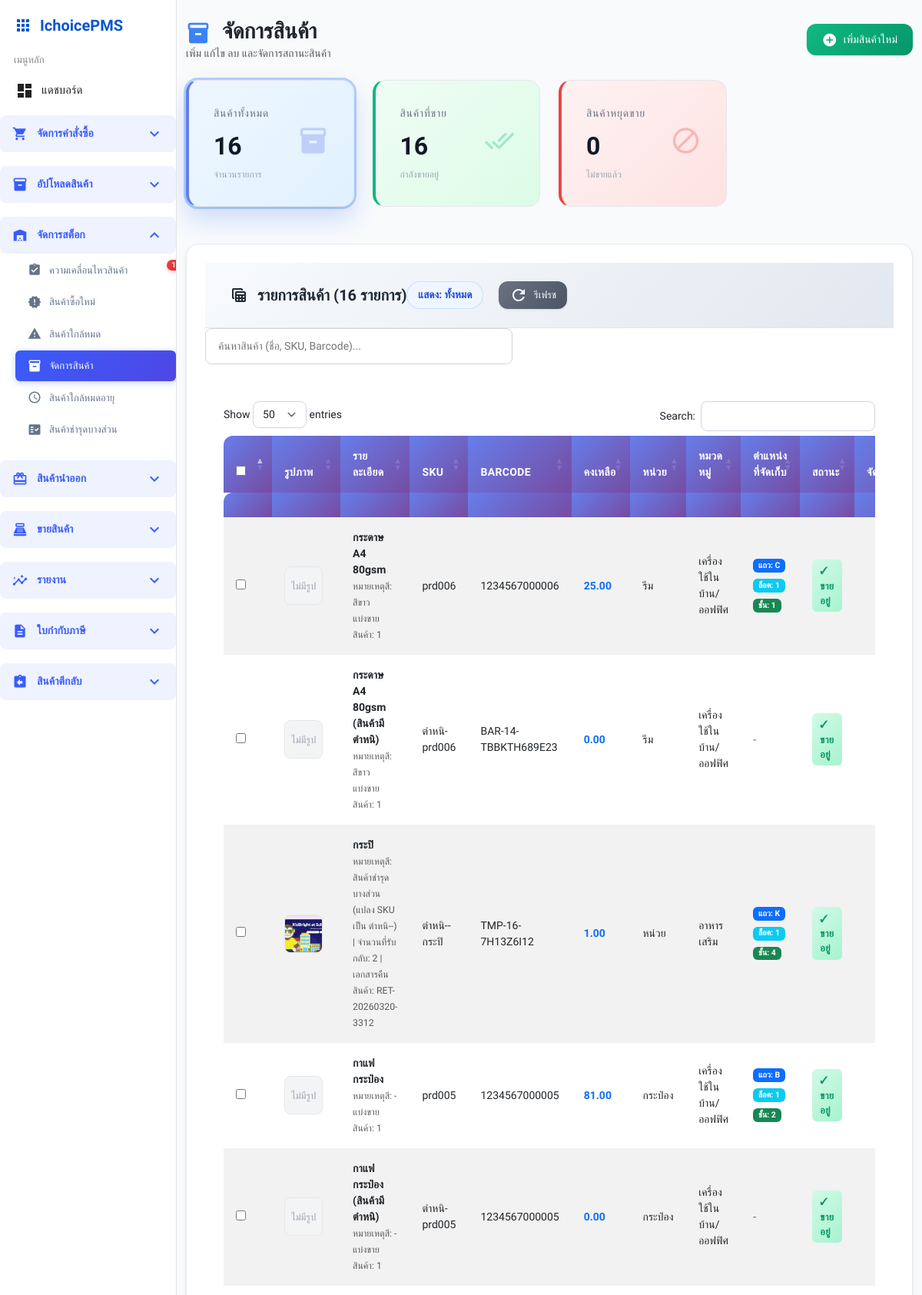
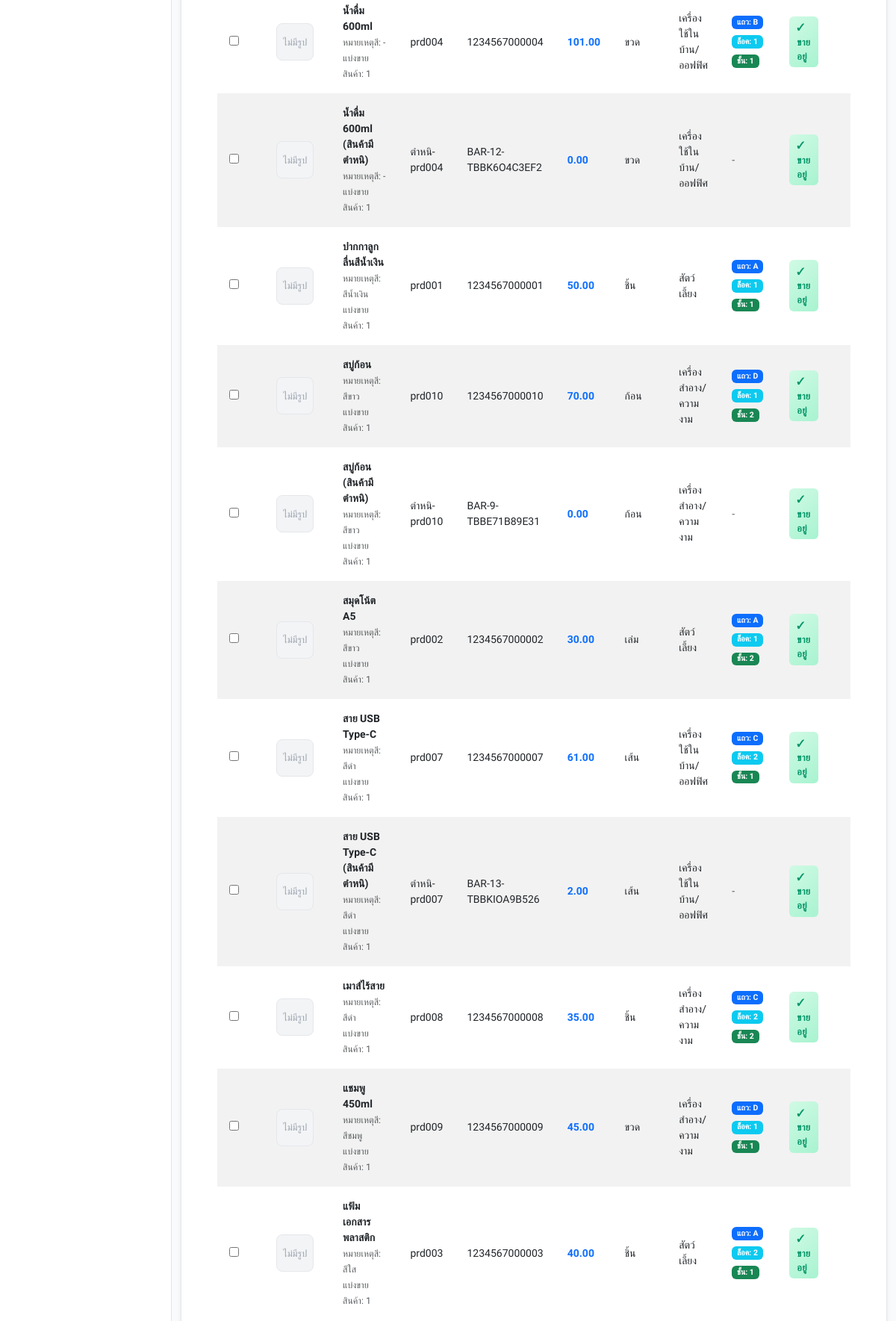
The page /stock/product_management.php (upper part) on the database its author committed (2 pictures, top to bottom).
### tables this page shows
CREATE TABLE `products` (
  `product_id` int(11) NOT NULL,
  `name` varchar(100) NOT NULL,
  `sku` varchar(255) DEFAULT NULL,
  `barcode` varchar(50) DEFAULT NULL,
  `unit` varchar(20) DEFAULT NULL,
  `image` varchar(255) DEFAULT NULL,
  `remark_color` varchar(100) NOT NULL,
  `remark_weight` varchar(255) DEFAULT NULL,
  `remark_split` int(11) NOT NULL,
  `is_active` int(11) NOT NULL,
  `created_by` int(11) DEFAULT NULL,
  `created_at` datetime DEFAULT current_timestamp(),
  `product_category_id` int(11) DEFAULT NULL,
  `category_name` varchar(100) DEFAULT NULL COMMENT 'ชื่อประเภท'
);

CREATE TABLE `product_category` (
  `category_id` int(11) NOT NULL,
  `category_name` varchar(100) NOT NULL,
  `description` text DEFAULT NULL,
  `created_at` timestamp NOT NULL DEFAULT current_timestamp(),
  `updated_at` timestamp NOT NULL DEFAULT current_timestamp() ON UPDATE current_timestamp()
);

CREATE TABLE `locations` (
  `location_id` int(11) NOT NULL,
  `shelf` int(11) NOT NULL,
  `bin` int(11) NOT NULL,
  `row_code` varchar(10) DEFAULT NULL,
  `description` varchar(255) NOT NULL
);

### stock/product_management.php (the view, shortened to what this page needs)
<?php
require '../config/db_connect.php';
$sql = "
    SELECT
        p.product_id,
        p.image,
        p.barcode,
        p.sku,
        p.name,
        p.unit,
        p.remark_color,
        p.remark_split,
        pc.category_name,
        COALESCE(p.is_active, 1) as is_active,
        l.location_id,
        l.row_code,
        l.bin,
        l.shelf,
        l.description as location_description,
        pl.location_id as product_location_id,
        COALESCE(stock.stock_qty, 0) as stock_qty
    FROM products p
    LEFT JOIN product_category pc ON p.product_category_id = pc.category_id
    LEFT JOIN product_location pl ON p.product_id = pl.product_id
    LEFT JOIN locations l ON pl.location_id = l.location_id
    LEFT JOIN (
        SELECT
            p.product_id,
            COALESCE(SUM(ri.receive_qty), 0) AS stock_qty
        FROM products p
        LEFT JOIN purchase_order_items poi ON poi.product_id = p.product_id
        LEFT JOIN receive_items ri ON ri.item_id = poi.item_id
        GROUP BY p.product_id
    ) stock ON stock.product_id = p.product_id
    ORDER BY p.name ASC
";
$stmt = $pdo->query($sql);
$products = $stmt->fetchAll(PDO::FETCH_ASSOC);
$stats = [
    'total_products' => count($products),
    'active_products' => count(array_filter($products, fn($p) => $p['is_active'] == 1)),
    'inactive_products' => count(array_filter($products, fn($p) => $p['is_active'] == 0))
];
?>
<!DOCTYPE html>
<html lang="th">
<head>
    <link href="https://cdn.jsdelivr.net/npm/bootstrap@5.3.0/dist/css/bootstrap.min.css" rel="stylesheet">
    <link href="https://cdn.datatables.net/1.13.7/css/dataTables.bootstrap5.min.css" rel="stylesheet">
    <link rel="stylesheet" href="../assets/base.css">
    <link rel="stylesheet" href="../assets/sidebar.css">
    <link rel="stylesheet" href="../assets/components.css">
    <link href="../assets/modern-table.css" rel="stylesheet">
    <link href="../assets/mainwrap-modern.css" rel="stylesheet">
</head>
<body>
<?php include '../templates/sidebar.php'; ?>
<div class="mainwrap">
    <div class="container-fluid py-4">
        <div class="d-flex justify-content-between align-items-center mb-4">
            <div>
                <h1 class="h3 mb-0 text-gray-800 fw-bold">
                    <span class="material-icons align-middle me-2" style="font-size: 2rem; color: #3b82f6;">inventory_2</span>
                    จัดการสินค้า
                </h1>
                <p class="text-muted mb-0">เพิ่ม แก้ไข ลบ และจัดการสถานะสินค้า</p>
            </div>
            <button class="btn-modern btn-modern-success" id="addProductBtn">
                <span class="material-icons" style="font-size: 1.25rem;">add_circle</span>
                เพิ่มสินค้าใหม่
            </button>
        </div>
        <div class="row mb-4">
            <div class="col-xl-3 col-md-6 mb-4">
                <div class="stats-card stats-primary filter-card active" data-filter="all" role="button" tabindex="0" aria-pressed="true">
                    <div class="stats-card-body">
                        <div class="row no-gutters align-items-center">
                            <div class="col mr-2">
                                <div class="stats-title">สินค้าทั้งหมด</div>
                                <div class="stats-value"><?= number_format($stats['total_products']) ?></div>
                                <div class="stats-subtitle">จำนวนรายการ</div>
                            </div>
                            <div class="col-auto">
                                <i class="material-icons stats-icon">inventory_2</i>
                            </div>
                        </div>
                    </div>
                </div>
            </div>
            <div class="col-xl-3 col-md-6 mb-4">
                <div class="stats-card stats-success filter-card" data-filter="active" role="button" tabindex="0" aria-pressed="false">
                    <div class="stats-card-body">
                        <div class="row no-gutters align-items-center">
                            <div class="col mr-2">
                                <div class="stats-title">สินค้าที่ขาย</div>
                                <div class="stats-value"><?= number_format($stats['active_products']) ?></div>
                                <div class="stats-subtitle">กำลังขายอยู่</div>
                            </div>
                            <div class="col-auto">
                                <i class="material-icons stats-icon">done_all</i>
                            </div>
                        </div>
                    </div>
                </div>
            </div>
            <div class="col-xl-3 col-md-6 mb-4">
                <div class="stats-card stats-danger filter-card" data-filter="inactive" role="button" tabindex="0" aria-pressed="false">
                    <div class="stats-card-body">
                        <div class="row no-gutters align-items-center">
                            <div class="col mr-2">
                                <div class="stats-title">สินค้าหยุดขาย</div>
                                <div class="stats-value"><?= number_format($stats['inactive_products']) ?></div>
                                <div class="stats-subtitle">ไม่ขายแล้ว</div>
                            </div>
                            <div class="col-auto">
                                <i class="material-icons stats-icon">block</i>
                            </div>
                        </div>
                    </div>
                </div>
            </div>
        </div>
        <div class="table-card">
            <div class="table-header">
                <div class="d-flex justify-content-between align-items-center">
                    <h5 class="table-title mb-0">
                        <span class="material-icons">table_view</span>
                        รายการสินค้า (<?= count($products) ?> รายการ)
                    </h5>
                    <div class="table-actions">
                        <span id="statusFilterLabel" class="status-filter-pill me-2">แสดง: ทั้งหมด</span>
                        <button class="btn-modern btn-modern-secondary btn-sm refresh-table me-2" onclick="location.reload()">
                            <span class="material-icons">refresh</span>
                            รีเฟรช
                        </button>
                    </div>
                </div>
            </div>
            <div class="table-body">
                <div class="search-box">
                    <input type="text" id="searchInput" placeholder="ค้นหาสินค้า (ชื่อ, SKU, Barcode)...">
                </div>
                <table id="product-table" class="table modern-table table-striped table-hover">
                    <thead>
                        <tr>
                            <th style="width: 40px;">
                                <input type="checkbox" id="selectAllCheckbox" onchange="toggleSelectAll(this)" style="cursor: pointer;">
                            </th>
                            <th style="width: 60px;">รูปภาพ</th>
                            <th>รายละเอียด</th>
                            <th>SKU</th>
                            <th>Barcode</th>
                            <th>คงเหลือ</th>
                            <th>หน่วย</th>
                            <th>หมวดหมู่</th>
                            <th>ตำแหน่งที่จัดเก็บ</th>
                            <th>สถานะ</th>
                            <th class="text-center" style="width: 140px;">จัดการ</th>
                        </tr>
                    </thead>
                    <tbody>
                        <?php if (empty($products)): ?>
                        <tr>
                            <td colspan="11" class="text-center py-4">
                                <div class="d-flex flex-column align-items-center">
                                    <span class="material-icons mb-2" style="font-size: 3rem; color: #d1d5db;">inbox</span>
                                    <h5 class="text-muted">ไม่มีข้อมูลสินค้า</h5>
                                    <p class="text-muted mb-0">คลิกปุ่มเพิ่มสินค้าเพื่อเริ่มต้น</p>
                                </div>
                            </td>
                        </tr>
                        <?php else: ?>
                        <?php foreach($products as $product): ?>
                        <tr data-product-id="<?= $product['product_id'] ?>" data-status="<?= $product['is_active'] == 1 ? 'active' : 'inactive' ?>">
                            <td>
                                <input type="checkbox" class="product-checkbox" value="<?= $product['product_id'] ?>" onchange="updateSelectionCount()" style="cursor: pointer;">
                            </td>
                            <td>
                                <?php
                                $image_path = '../images/noimg.png';
                                if (!empty($product['image'])) {
                                    if (strpos($product['image'], 'images/') === 0) {
                                        $image_path = '../' . $product['image'];
                                    } else {
                                        $image_path = '../images/' . $product['image'];
                                    }
                                }
                                ?>
                                <?php if (!empty($product['image'])): ?>
                                    <img src="<?= htmlspecialchars($image_path) ?>" alt="<?= htmlspecialchars($product['name']) ?>" class="product-image" onerror="this.style.display='none'; this.nextElementSibling.style.display='flex';">
                                    <div class="no-image" style="display: none;">ไม่มีรูป</div>
                                <?php else: ?>
                                    <div class="no-image">ไม่มีรูป</div>
                                <?php endif; ?>
                            </td>
                            <td>
                                <div>
                                    <strong><?= htmlspecialchars($product['name']) ?></strong>
                                    <?php if (!empty($product['remark_color'])): ?>
                                        <br><small class="text-muted">หมายเหตุสี: <?= htmlspecialchars($product['remark_color']) ?></small>
                                    <?php endif; ?>
                                    <?php if (!empty($product['remark_split'])): ?>
                                        <br><small class="text-muted">แบ่งขายสินค้า: <?= htmlspecialchars($product['remark_split']) ?></small>
                                    <?php endif; ?>
                                </div>
                            </td>
                            <td><?= htmlspecialchars($product['sku']) ?></td>
                            <td><?= htmlspecialchars($product['barcode']) ?></td>
                            <td>
                                <span class="fw-bold text-primary">
                                    <?= number_format((float)($product['stock_qty'] ?? 0), 2) ?>
                                </span>
                            </td>
                            <td><?= htmlspecialchars($product['unit']) ?></td>
                            <td><?= htmlspecialchars($product['category_name'] ?? '-') ?></td>
                            <td>
                                <?php if (!empty($product['row_code']) && !empty($product['bin']) && !empty($product['shelf'])): ?>
                                    <div style="display: flex; gap: 0.5rem; flex-wrap: wrap;">
                                        <span class="badge bg-primary">แถว: <?= htmlspecialchars($product['row_code']) ?></span>
                                        <span class="badge bg-info">ล็อค: <?= htmlspecialchars($product['bin']) ?></span>
                                        <span class="badge bg-success">ชั้น: <?= htmlspecialchars($product['shelf']) ?></span>
                                    </div>
                                <?php else: ?>
                                    <span class="text-muted">-</span>
                                <?php endif; ?>
                            </td>
                            <td>
                                <span class="status-badge <?= $product['is_active'] == 1 ? 'status-active' : 'status-inactive' ?>">
                                    <?= $product['is_active'] == 1 ? '✓ ขายอยู่' : '✕ หยุดขาย' ?>
                                </span>
                            </td>
                            <td class="text-center">
                            </td>
                        </tr>
                        <?php endforeach; ?>
                        <?php endif; ?>
                    </tbody>
                </table>
            </div>
        </div>
    </div>
</div>
</body>
</html>

### rows shown on the page
products: product_id "16", remark_split "0", image (picture), name "กระปิ", remark_color "สินค้าชำรุดบางส่วน (แปลง SKU เป็น ตำหนิ--) | จำนวนที่รับกลับ: 2 | เอกสารคืนสินค้า: RET-20260320-3312", sku "ตำหนิ--กระปิ", barcode "TMP-16-7H13Z6I12", stock_qty "1.00", unit "หน่วย", product_category.category_name "อาหารเสริม", locations.row_code "K", locations.bin "1", locations.shelf "4"
products: name "กระดาษ A4 80gsm", remark_color "สีขาว", remark_split "1", sku "prd006", barcode "1234567000006", stock_qty "25.00", unit "รีม", product_category.category_name "เครื่องใช้ในบ้าน/ออฟฟิศ", locations.row_code "C", locations.bin "1", locations.shelf "1"
products: name "กระดาษ A4 80gsm (สินค้ามีตำหนิ)", remark_color "สีขาว", remark_split "1", sku "ตำหนิ-prd006", barcode "BAR-14-TBBKTH689E23", stock_qty "0.00", unit "รีม", product_category.category_name "เครื่องใช้ในบ้าน/ออฟฟิศ"
products: name "กาแฟกระป๋อง", remark_color "-", remark_split "1", sku "prd005", barcode "1234567000005", stock_qty "81.00", unit "กระป๋อง", product_category.category_name "เครื่องใช้ในบ้าน/ออฟฟิศ", locations.row_code "B", locations.bin "1", locations.shelf "2"
products: name "กาแฟกระป๋อง (สินค้ามีตำหนิ)", remark_color "-", remark_split "1", sku "ตำหนิ-prd005", barcode "1234567000005", stock_qty "0.00", unit "กระป๋อง", product_category.category_name "เครื่องใช้ในบ้าน/ออฟฟิศ"
products: name "น้ำดื่ม 600ml", remark_color "-", remark_split "1", sku "prd004", barcode "1234567000004", stock_qty "101.00", unit "ขวด", product_category.category_name "เครื่องใช้ในบ้าน/ออฟฟิศ", locations.row_code "B", locations.bin "1", locations.shelf "1"
products: name "น้ำดื่ม 600ml (สินค้ามีตำหนิ)", remark_color "-", remark_split "1", sku "ตำหนิ-prd004", barcode "BAR-12-TBBK6O4C3EF2", stock_qty "0.00", unit "ขวด", product_category.category_name "เครื่องใช้ในบ้าน/ออฟฟิศ"
products: name "ปากกาลูกลื่นสีน้ำเงิน", remark_color "สีน้ำเงิน", remark_split "1", sku "prd001", barcode "1234567000001", stock_qty "50.00", unit "ชิ้น", product_category.category_name "สัตว์เลี้ยง", locations.row_code "A", locations.bin "1", locations.shelf "1"
products: name "สบู่ก้อน", remark_color "สีขาว", remark_split "1", sku "prd010", barcode "1234567000010", stock_qty "70.00", unit "ก้อน", product_category.category_name "เครื่องสำอาง/ความงาม", locations.row_code "D", locations.bin "1", locations.shelf "2"
products: name "สบู่ก้อน (สินค้ามีตำหนิ)", remark_color "สีขาว", remark_split "1", sku "ตำหนิ-prd010", barcode "BAR-9-TBBE71B89E31", stock_qty "0.00", unit "ก้อน", product_category.category_name "เครื่องสำอาง/ความงาม"
products: name "สมุดโน้ต A5", remark_color "สีขาว", remark_split "1", sku "prd002", barcode "1234567000002", stock_qty "30.00", unit "เล่ม", product_category.category_name "สัตว์เลี้ยง", locations.row_code "A", locations.bin "1", locations.shelf "2"
products: name "สาย USB Type-C", remark_color "สีดำ", remark_split "1", sku "prd007", barcode "1234567000007", stock_qty "61.00", unit "เส้น", product_category.category_name "เครื่องใช้ในบ้าน/ออฟฟิศ", locations.row_code "C", locations.bin "2", locations.shelf "1"
products: name "สาย USB Type-C (สินค้ามีตำหนิ)", remark_color "สีดำ", remark_split "1", sku "ตำหนิ-prd007", barcode "BAR-13-TBBKIOA9B526", stock_qty "2.00", unit "เส้น", product_category.category_name "เครื่องใช้ในบ้าน/ออฟฟิศ"
products: name "เมาส์ไร้สาย", remark_color "สีดำ", remark_split "1", sku "prd008", barcode "1234567000008", stock_qty "35.00", unit "ชิ้น", product_category.category_name "เครื่องสำอาง/ความงาม", locations.row_code "C", locations.bin "2", locations.shelf "2"
products: name "แชมพู 450ml", remark_color "สีชมพู", remark_split "1", sku "prd009", barcode "1234567000009", stock_qty "45.00", unit "ขวด", product_category.category_name "เครื่องสำอาง/ความงาม", locations.row_code "D", locations.bin "1", locations.shelf "1"
products: name "แฟ้มเอกสารพลาสติก", remark_color "สีใส", remark_split "1", sku "prd003", barcode "1234567000003", stock_qty "40.00", unit "ชิ้น", product_category.category_name "สัตว์เลี้ยง", locations.row_code "A", locations.bin "2", locations.shelf "1"

### other values the page prints
$pending_product_count "1"
count($products) "16"
